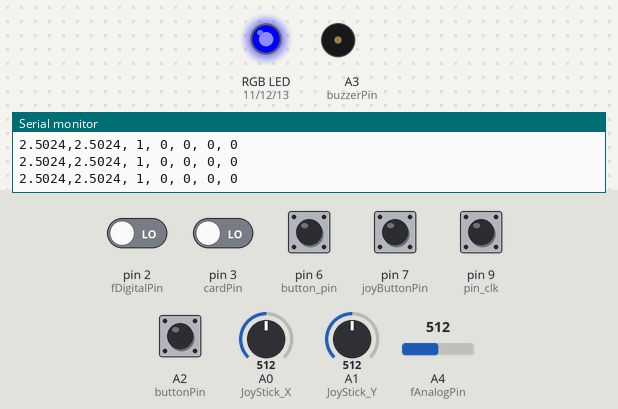
Bench run of a sketch on a simulated Arduino Uno, built with avr-gcc and run on an emulated ATmega328P. On the bench: an RGB LED mixed from three pins (HIGH = lit), buzzer (waves = sounding), the last lines printed to the serial monitor. The inputs (shaded band) are chosen by the test bench; at power-on: pin 6 (button_pin), pin 7 (joyButtonPin), pin 9 (pin_clk) HIGH, A2 (buttonPin), pin 2 (fDigitalPin), pin 3 (cardPin) LOW, A0 (JoyStick_X) = 512, A1 (JoyStick_Y) = 512, A4 (fAnalogPin) = 512.

Above: at 1.2 s.
1.3 s: A0 (JoyStick_X) set to 543
4.3 s: A0 (JoyStick_X) set to 571
At 5.5 s:
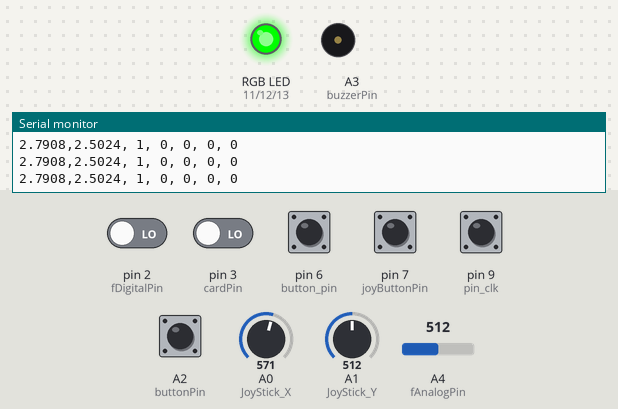
5.8 s: pin 2 (fDigitalPin) driven HIGH
At 6.5 s:
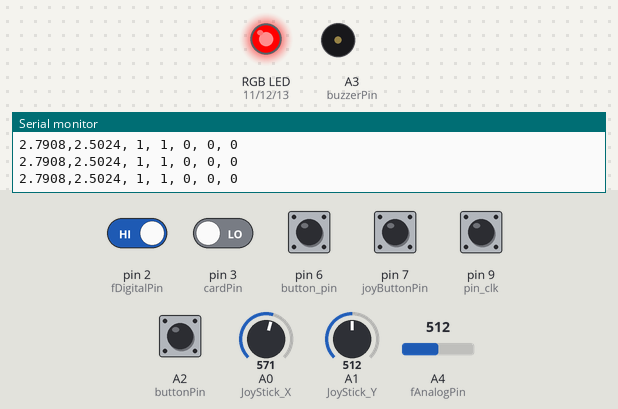
7.3 s: pin 3 (cardPin) driven HIGH
At 8.5 s:
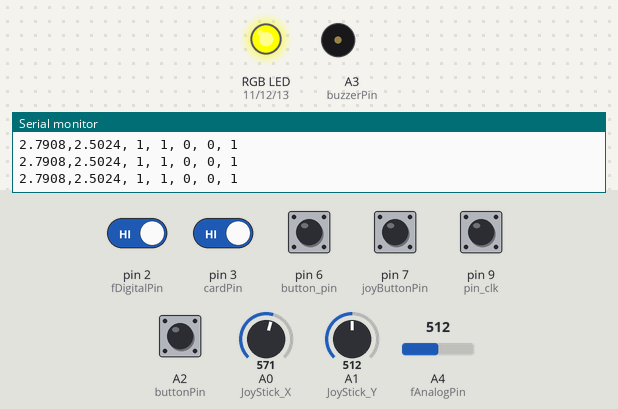
8.8 s: pin 7 (joyButtonPin) pulled LOW for 0.15 s
At 9.8 s:
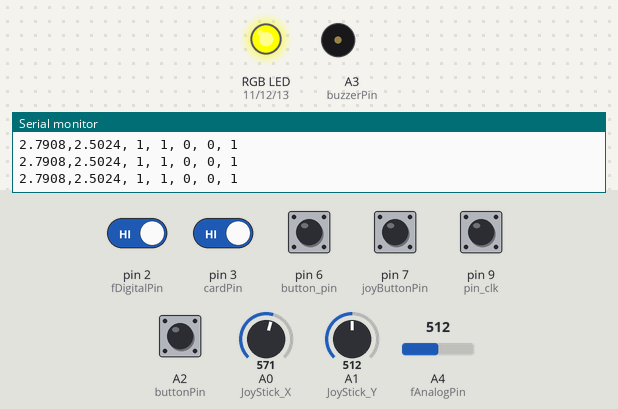
10.4 s: pin 2 (fDigitalPin) driven LOW
At 10.8 s:
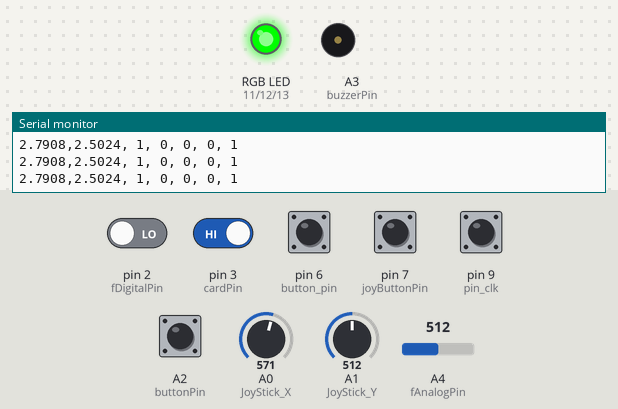
Timing chart, 0 to 13.4 s (numbered marks = the images above; inputs shaded):
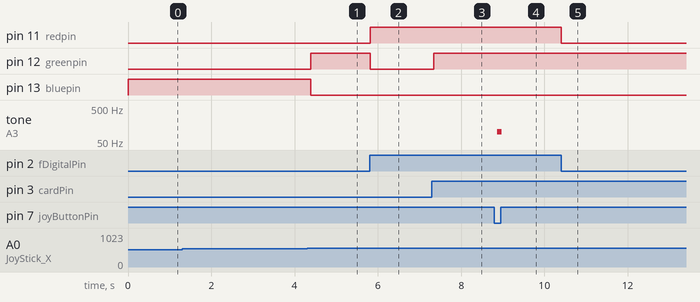

Measured:
- the behaviour switches between 552 and 553 on A0 (JoyStick_X) (found by bisection; images 0 and 1)
- after the input at 4.3 s, pin 12 (greenpin): LOW → HIGH after 0.09 s; pin 13 (bluepin): HIGH → LOW after 0.09 s
- after the input at 5.8 s, pin 11 (redpin): LOW → HIGH at once; pin 12 (greenpin): HIGH → LOW at once
- after the input at 7.3 s, pin 12 (greenpin): LOW → HIGH at once
- after the input at 8.8 s, tone on A3 (buzzerPin): silent → 100 Hz after 0.07 s, → silent 0.10 s later
- after the input at 10.4 s, pin 11 (redpin): HIGH → LOW at once

The sketch:

UnityProject.ino
```cpp
// Joystick
const int joyButtonPin = 7;
int JoyStick_X = A0;
int JoyStick_Y = A1;
int buttonPin = A2;
int buzzerPin = A3;

// Flame
int fDigitalPin = 2;
int fAnalogPin = A4;
int fDigitalVal;
int analogVal;

// RGB LED
int bluepin = 13;
int greenpin = 12;
int redpin = 11;
int rgbVal;

// Rotating Sensor
int RCounter = 0;
boolean Direction;
int Pin_clk_Last;
int Pin_clk_Aktuell;
int pin_clk = 9;
int pin_dt = 8;
int button_pin = 6;

// Card Reader Sensor
const int cardPin = 3;

int Flame = HIGH;
int flameNum = 0;
int knockVal = LOW;
int JbuttonVal = LOW;
int TbuttonVal = LOW;
int RbuttonVal = LOW;
int CardVal = LOW;

int incomingByte[2];

void setup()
{
  pinMode(cardPin, INPUT);

  pinMode(redpin, OUTPUT);
  pinMode(bluepin, OUTPUT);
  pinMode(greenpin, OUTPUT);

  pinMode(fDigitalPin, INPUT);

  pinMode(joyButtonPin, INPUT);

  digitalWrite(joyButtonPin, HIGH);

  pinMode (JoyStick_X, INPUT);
  pinMode (JoyStick_Y, INPUT);
  pinMode(buttonPin,INPUT);
  pinMode(buzzerPin,OUTPUT);


  // input pins are initialized ...
  pinMode (pin_clk, INPUT);
  pinMode (pin_dt, INPUT);
  pinMode (button_pin, INPUT);

  // ... and their pull-up resistors activated
  digitalWrite (pin_clk, true);
  digitalWrite (pin_dt, true);
  digitalWrite (button_pin, true);

  // Initial reading of the Pin_CLK
  Pin_clk_Last = digitalRead (pin_clk);

  Serial.begin(9600);
}

void loop()
{
  // Card Reader Logic
  CardVal = digitalRead(cardPin);

  // Rotation Logic

  // Read out the current status
   Pin_clk_Aktuell = digitalRead (pin_clk);
// Check for change
   if (Pin_clk_Aktuell != Pin_clk_Last)
   {

        if (digitalRead (pin_dt) != Pin_clk_Aktuell)
        {
            // Pin_CLK changed first
            RCounter ++;
            Direction = true;
        }

        else
        {// Otherwise, Pin_DT changed first
            Direction = false;
            RCounter--;
        }
//        Serial.println ("Rotation detected:");
//        Serial.print ("Direction of rotation:");
//
        if (Direction)
        {
//           Serial.println ("clockwise");
        }
        else
        {
//           Serial.println ("counterclockwise");
        }

//        Serial.print ("Current position:");
//        Serial.println (Counter);
//        Serial.println ("------------------------------");

   }

   // Preparation for the next run:
   // The value of the current run is the previous value for the next run
   Pin_clk_Last = Pin_clk_Aktuell;

   // Reset function to save the current position
   if (!digitalRead(button_pin))
   {
     RbuttonVal = HIGH;
   }
   else {
     RbuttonVal = LOW;
   }


  // Rotation logic until here ========


  int flame = 0;

  // Flame Sensor Logic
  fDigitalVal = digitalRead(fDigitalPin);
  if(fDigitalVal == HIGH)
  {
      flame = 1;
      digitalWrite (bluepin, LOW);
      digitalWrite (greenpin, LOW);
      digitalWrite (redpin, HIGH);

  }
  else
  {
    flame = 0;
    digitalWrite (redpin, LOW);
  }
//  Serial.println(fDigitalVal);
  analogVal = analogRead(fAnalogPin);
//  Serial.println(fAnalogPin);
  // delay(100);


  // Joystick Logic
  float x, y;

  // Sensor Reading
//  flameNum = analogRead(flameDataPin);
//  knockVal = digitalRead(knockPin);
//  Flame = digitalRead(flamePin);
  JbuttonVal = digitalRead(joyButtonPin);
  TbuttonVal = digitalRead(buttonPin);

  if(JbuttonVal == HIGH){
    noTone(buzzerPin);
  }
  else if(JbuttonVal == LOW)
  {
    tone(buzzerPin,100);
  }

  x = analogRead (JoyStick_X) * (5.0 / 1023.0);
  y = analogRead (JoyStick_Y) * (5.0 / 1023.0);


  if(RbuttonVal == HIGH || JbuttonVal == LOW || CardVal == HIGH){
      digitalWrite (greenpin, HIGH);
      digitalWrite (bluepin, LOW);
  }

  else if(x<=2.7 && x>=2.5 && y<=2.7 && y>=2.5 && fDigitalVal == LOW && RbuttonVal == LOW && JbuttonVal == HIGH && CardVal == LOW) {
      digitalWrite (greenpin, LOW);
      digitalWrite (bluepin, HIGH);

  }
  else if(fDigitalVal == LOW){
      digitalWrite (greenpin, HIGH);
      digitalWrite (bluepin, LOW);
  }
  // 0, 1, 2,       3,           4,                5,             6
  // X, Y, JButton, FlameSensor, Rotating Counter, Rotary Button, Card Reader
  Serial.print (x, 4);  Serial.print (","); Serial.print (y, 4);Serial.print(", ");
  Serial.print(JbuttonVal); Serial.print(", "); Serial.print (flame);
  Serial.print(", "); Serial.print(RCounter); Serial.print(", "); Serial.print(RbuttonVal);
  Serial.print(", "); Serial.println(CardVal);

//  if (Serial.available() > 0) {
//    while (Serial.peek() == 'L') {
//      Serial.read();
//      incomingByte[0] = Serial.parseInt();
//      if (incomingByte[0] == 1) { LED = true; } else { LED = false; }
//    }
//   }
//   else {
//
//   }
//    while (Serial.available() > 0) {
//      Serial.read();
//    }
//  ledCheck();

  // Taster Modul Logic


//  // RGB
//  for(rgbVal = 255; rgbVal > 0; rgbVal--)
//  {
//    analogWrite(redpin, rgbVal);
//    analogWrite(bluepin, 255 - rgbVal);
//    analogWrite(greenpin, 128 - rgbVal);
//    Serial.println(rgbVal, DEC);
//    delay(5);
//  }
//  for(rgbVal = 0; rgbVal < 255; rgbVal++)
//  {
//    analogWrite(redpin, rgbVal);
//    analogWrite(bluepin, 255 - rgbVal);
//    analogWrite(greenpin, 128 - rgbVal);
//
//    Serial.println(rgbVal, DEC);
//    delay(5);
//  }


 delay(100);


}
```
